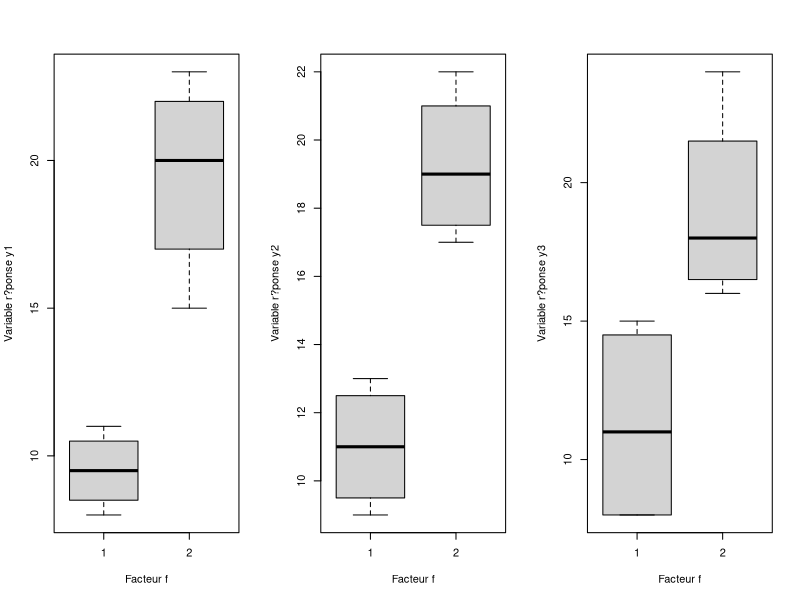
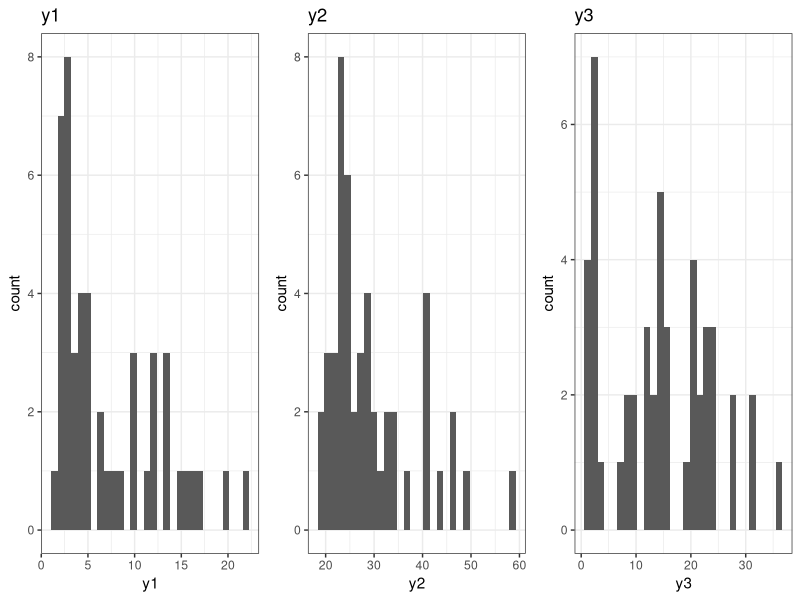
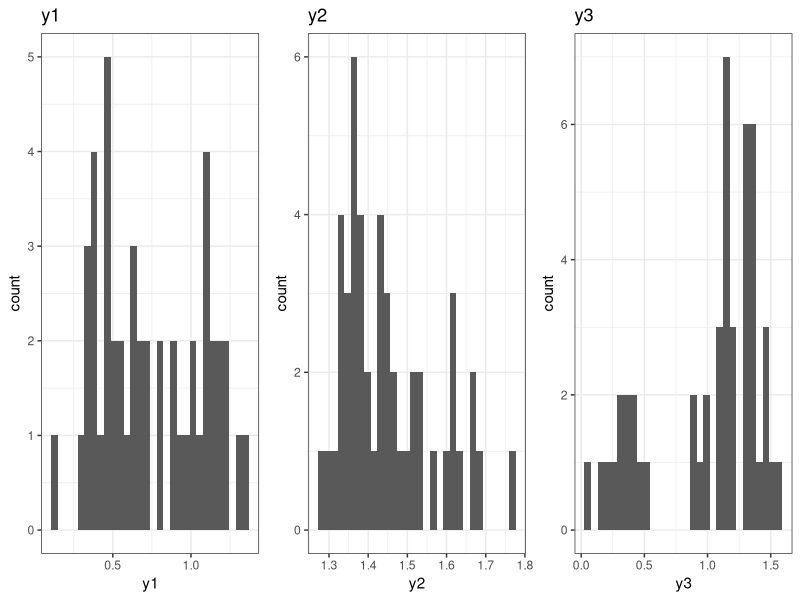
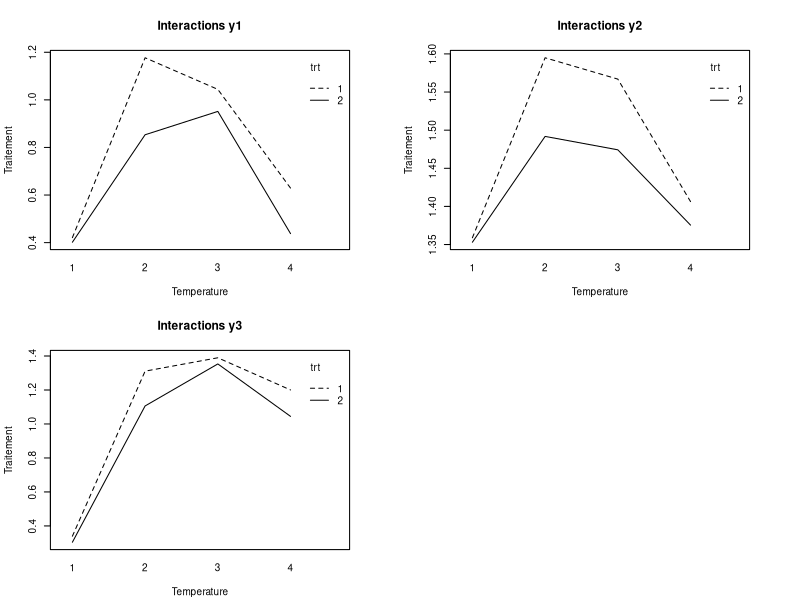

Generate these figures, in order, with R:
## ---- chunk 1
knitr::opts_chunk$set(echo = TRUE)
## ---- chunk 2
#Chargement des packages
library(dplyr)
library(magrittr)
library(stats)
library(doBy)
library(car)
library(ggplot2)
library(gridExtra)
#Import des donnees exemple A
exempleA=read.csv(file="exempleA.csv",header=TRUE,sep="\t")
## ---- chunk 3
#Data Handling
attach(exempleA)
Y=cbind(y1,y2,y3)
f=as.factor(f)
#Analyse descriptive
summary(Y)
tapply(y1,f,mean)
tapply(y2,f,mean)
tapply(y3,f,mean)
table(f)

par(mfrow=c(1,3))
boxplot(y1~f, xlab="Facteur f", ylab="Variable r?ponse y1")
boxplot(y2~f,xlab="Facteur f", ylab="Variable r?ponse y2")
boxplot(y3~f,xlab="Facteur f", ylab="Variable r?ponse y3")
layout(1)

library(Hmisc)
rcorr(Y)
## ---- chunk 4
#MANOVA a un facteur
fitm=manova(Y~f)
summary.aov(fitm) 

summary(lm(Y~f))
## ---- chunk 5
summary(fitm) 
summary(fitm,test="Wilks") 
summary(fitm,test="Hotelling-Lawley") 
summary(fitm,test="Roy") 
summary(fitm,test="Pillai")
## ---- chunk 6
options(contrasts=c("contr.SAS","contr.SAS"))
fit.lm=lm(Y~f)
summary(fit.lm)
#Calcul des residus
residus=Y-predict(fit.lm)
print(residus)
## ---- chunk 7
# mais pas sp?cialement utiles pour l'interpr?tation
p=nlevels(f)
p
n=length(y1)
n
E = (n-1)*cov(fitm$residuals)
S = E/(n-p)
S
H = (n-1)*cov(fitm$fitted.values)
H
# pour obtenir les valeurs propres de E-1.H
eigen(solve(E) %*% H)
detach(exempleA)
## ---- chunk 8

exempleB=read.csv("exempleB.csv",header=TRUE,sep="\t")
attach(exempleB)
Y=cbind(y1,y2,y3)
f1=as.factor(f1)
f2=as.factor(f2)

## ---- chunk 9
summary(Y)
tapply(y1,f1,mean)
tapply(y2,f1,mean)
tapply(y3,f1,mean)
tapply(y1,f2,mean)
tapply(y2,f2,mean)
tapply(y3,f2,mean)
tapply(y1,list(f1,f2),mean)
tapply(y2,list(f1,f2),mean)
tapply(y3,list(f1,f2),mean)
table(f1)
table(f2)
table(f1,f2)

#Correlations
library(Hmisc)
rcorr(Y)
## ---- chunk 10
fit.int=manova(Y~f1*f2)
summary.aov(fit.int)
summary(fit.int,test="Wilks") 
summary(fit.int,test="Hotelling-Lawley") 
summary(fit.int,test="Pillai")
summary(fit.int,test="Roy") 

#Estimations
options(contrasts=c("contr.SAS","contr.SAS"))
fit.lm.int=lm(Y~f1*f2)
summary(fit.lm.int)

#Tests multidimensionnels
p=nlevels(f1)*nlevels(f2)
p
n=length(y1)
n
E = (n-1)*cov(fit.int$residuals)
E
S = E/(n-p)
S
H = (n-1)*cov(fit.int$fitted.values)
H

library(Hmisc)
rcorr(fit.int$residuals)
## ---- chunk 11
fit.add=manova(Y~f1+f2)
summary.aov(fit.add)
summary(fit.add,test="Wilks") 
summary(fit.add,test="Hotelling-Lawley") 
summary(fit.add,test="Pillai")
summary(fit.add,test="Roy") 


options(contrasts=c("contr.SAS","contr.SAS"))
fit.lm.add=lm(Y~f1+f2)
summary(fit.lm.add)

p=nlevels(f1)+nlevels(f2)-1
p
n=length(y1)
n
E = (n-1)*cov(fit.add$residuals)
S = E/(n-p)
S
H = (n-1)*cov(fit.add$fitted.values)
H
rcorr(fit.add$residuals)

## ---- chunk 12
plantes=read.csv("plantes.csv",header=TRUE,sep="\t")
#Transformation des facteurs en classe factor
plantes=plantes%>%mutate(trt=as.factor(trt),temp=as.factor(temp))

#Distribution des variables reponses avant transformation
p1=ggplot(data=plantes,aes(y1)) + geom_histogram() +ggtitle("y1") + theme_bw()
p2=ggplot(data=plantes,aes(y2)) + geom_histogram() +ggtitle("y2") + theme_bw()
p3=ggplot(data=plantes,aes(y3)) + geom_histogram() +ggtitle("y3") + theme_bw()
grid.arrange(p1,p2,p3,ncol=3)

## ---- chunk 13
#Transformation log
plantes_log=plantes%>%mutate_each(funs(log10), which(sapply(., is.numeric)))

#Distribution des variables reponses apres transformation
p1=ggplot(data=plantes_log,aes(y1)) + geom_histogram() +ggtitle("y1") + theme_bw()
p2=ggplot(data=plantes_log,aes(y2)) + geom_histogram() +ggtitle("y2") + theme_bw()
p3=ggplot(data=plantes_log,aes(y3)) + geom_histogram() +ggtitle("y3") + theme_bw()
grid.arrange(p1,p2,p3,ncol=3)

s1=plantes_log%>%select(which(sapply(., is.numeric)))%>%summarize_each(funs(mean))
s2=plantes_log%>%select(which(sapply(., is.numeric)))%>%summarize_each(funs(min))
s3=plantes_log%>%select(which(sapply(., is.numeric)))%>%summarize_each(funs(max))
s4=plantes_log%>%select(which(sapply(., is.numeric)))%>%summarize_each(funs(median))
summary=rbind(s1,s2,s3,s4)
summary=summary%>%mutate_each(funs(round(.,digits=2)))
summary=summary%>%tibble::rownames_to_column()
summary$rowname=c("moyenne","minimum","maximum","mediane")
print(summary)

#Statistique descriptive en fonction du facteur 1
desc=summaryBy(y1~trt,data=plantes_log,FUN=function(x) { c(moyenne = mean(x), sd = sd(x)) } )
print(desc)
desc=summaryBy(y2~trt,data=plantes_log,FUN=function(x) { c(moyenne = mean(x), sd = sd(x)) } )
print(desc)
desc=summaryBy(y3~trt,data=plantes_log,FUN=function(x) { c(moyenne = mean(x), sd = sd(x)) } )
print(desc)

#Statistique descriptive en fonction du facteur 2
desc=summaryBy(y1~temp,data=plantes_log,FUN=function(x) { c(moyenne = mean(x), sd = sd(x)) } )
print(desc)
desc=summaryBy(y2~temp,data=plantes_log,FUN=function(x) { c(moyenne = mean(x), sd = sd(x)) } )
print(desc)
desc=summaryBy(y3~temp,data=plantes_log,FUN=function(x) { c(moyenne = mean(x), sd = sd(x)) } )
print(desc)
## ---- chunk 14
#Statistiques descriptives pour les facteurs croises
desc=summaryBy(y1~temp+trt,data=plantes_log,FUN=function(x) { c(moyenne = mean(x), sd = sd(x)) } )
print(desc)
desc=summaryBy(y2~temp+trt,data=plantes_log,FUN=function(x) { c(moyenne = mean(x), sd = sd(x)) } )
print(desc)
desc=summaryBy(y3~temp+trt,data=plantes_log,FUN=function(x) { c(moyenne = mean(x), sd = sd(x)) } )
print(desc)
## ---- chunk 15
#Resume du plan d'experience
print(plantes_log%>%select(trt,temp)%>%table)
## ---- chunk 16
plantes_log%>%select((which(sapply(.,is.numeric))))%>%as.matrix%>%rcorr
## ---- chunk 17
#Modele MANOVA
attach(plantes_log)
Y=cbind(y1,y2,y3)
fit.int=manova(Y~temp*trt)
summary.aov(fit.int)
summary(fit.int,test="Wilks") 
summary(fit.int,test="Hotelling-Lawley") 
summary(fit.int,test="Pillai")
summary(fit.int,test="Roy") 
## ---- chunk 18
fit.add=manova(Y~temp+trt)
summary.aov(fit.add)
summary(fit.add,test="Wilks") 
summary(fit.add,test="Hotelling-Lawley") 
summary(fit.add,test="Pillai")
summary(fit.add,test="Roy") 
## ---- chunk 19
#Estimation des parametres
options(contrasts=c("contr.SAS","contr.SAS"))
fit.lm.add=lm(Y~temp+trt)
summary(fit.lm.add)
#Coefficient
print(fit.lm.add$coefficients)
## ---- chunk 20
#Diagramme d'interactions
op=par(mfrow=c(2,2),mar=c(1.2,1.2,1.2,1.2)+3,cex=0.6)
interaction.plot(temp,trt,y1,xlab = "Temperature",ylab="Traitement")
title("Interactions y1")
interaction.plot(temp,trt,y2,xlab = "Temperature",ylab="Traitement")
title("Interactions y2")
interaction.plot(temp,trt,y3,xlab = "Temperature",ylab="Traitement")
title("Interactions y3")
par(op)

#Maximum des variables reponses
print(10^(fit.lm.add$coefficients[1,]+fit.lm.add$coefficients[3,]))
## ---- chunk 21
#Hypothese de normalite
shapiro.test(fit.lm.add$residuals)
